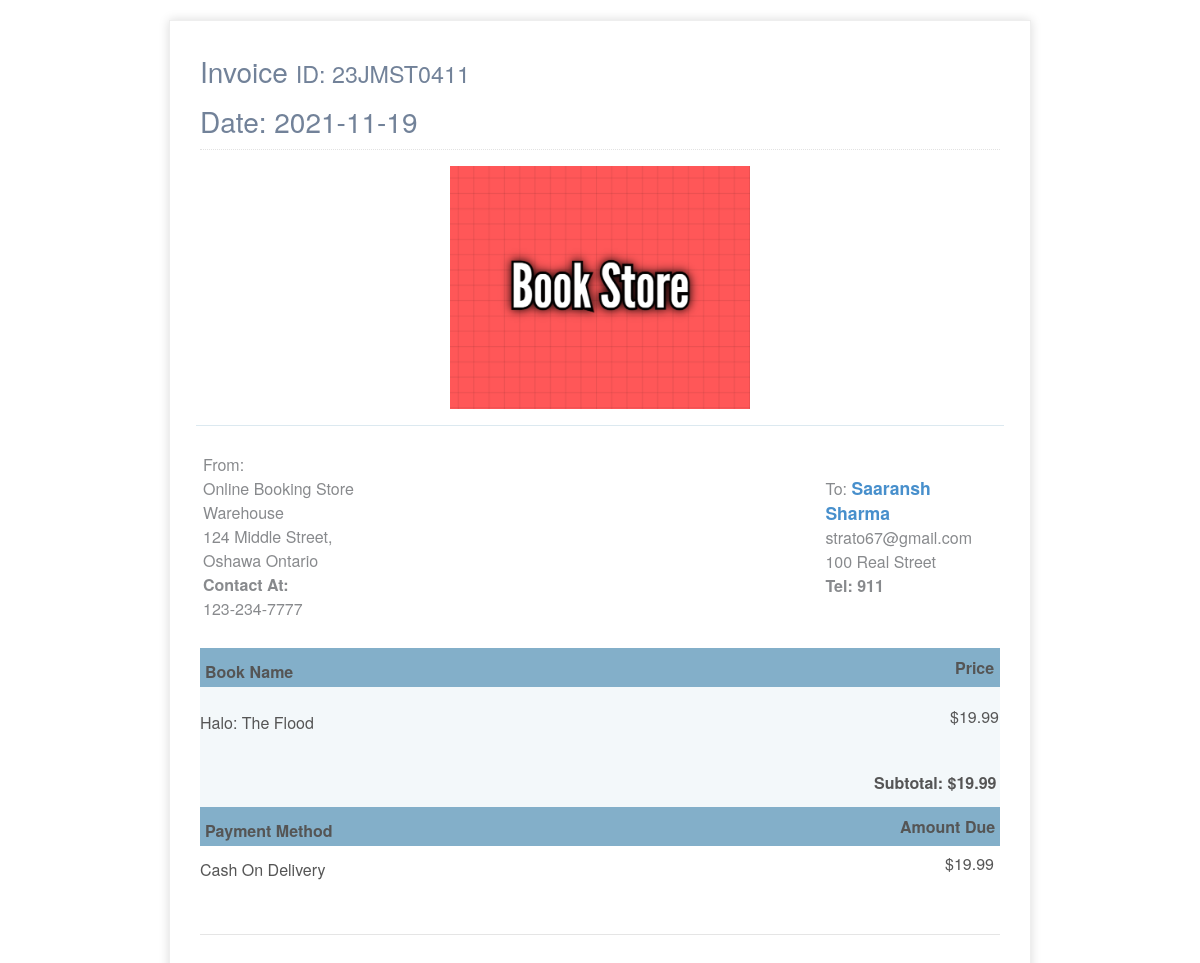
/receipt/11 (signed in), run on the app's committed database.
### website/models.py (models this page shows, shortened)
class Order(db.Model, UserMixin):
    id = db.Column(db.Integer, primary_key=True)
    user_id = db.Column(db.Integer, db.ForeignKey('user.id'), nullable=False)
    amount = db.Column(db.Integer, nullable=False)
    order_date = db.Column(db.DateTime(timezone = True), nullable=False, default=datetime.utcnow)
    orderbook=db.relationship('OrderBook', backref='orderdetail', lazy=True)

class User(db.Model, UserMixin):
    id = db.Column(db.Integer, primary_key = True)
    email = db.Column(db.String(100), unique=True)
    first_name = db.Column(db.String(100))
    last_name = db.Column(db.String(100))
    address = db.Column(db.String(100))
    phone = db.Column(db.String(100))
    password = db.Column(db.String(100))
    order=db.relationship('Order', backref='buyer', lazy=True)
    orderbook=db.relationship('OrderBook', backref='orderby', lazy=True)
    review = db.relationship('Review')

class OrderBook(db.Model, UserMixin):
    id = db.Column(db.Integer, primary_key=True)
    user_id = db.Column(db.Integer, db.ForeignKey('user.id'), nullable=False)
    book_id = db.Column(db.Integer, db.ForeignKey('book.id'), nullable=False)
    order_id= db.Column(db.Integer, db.ForeignKey('order.id'), nullable=False)

class Book(db.Model, UserMixin):
    id = db.Column(db.Integer, primary_key=True)
    title = db.Column(db.String(100), nullable=False)
    author = db.Column(db.String(100), nullable=False)
    publication = db.Column(db.String(100), nullable=False)
    ISBN = db.Column(db.String(100), nullable=False)
    price = db.Column(db.Integer, nullable=False)
    quantity=db.Column(db.Integer, nullable=False)
    image_file = db.Column(db.String(20), nullable=False, default='default.jpg')
    genre_id = db.Column(db.Integer, db.ForeignKey('genre.id'))
    cart=db.relationship('Cart', backref='cartbook', lazy=True)
    orderbook=db.relationship('OrderBook', backref='orderbook', lazy=True)
    review = db.relationship('Review', backref='review', lazy=True)

### website/auth.py (the view)
@auth.route("/receipt/<int:order_id>")
def receipt(order_id):
    order=Order.query.get_or_404(order_id)
    orderbook=OrderBook.query.filter_by(order_id=order_id)
    return render_template('receipt.html',title="testdemp", order = order, orderbook = orderbook, user = current_user)

### website/__init__.py (called while the page is built)
def create_app():
    app = Flask(__name__)
    app.config['SECRET_KEY'] = 'password'
    app.config['SQLALCHEMY_DATABASE_URI'] = f'sqlite:///{DB_NAME}'
    db.init_app(app)
    from .models import User, Review, Book,Order
    admin = Admin(app)
    admin.add_view(ModelView(Book, db.session))
    admin.add_view(ModelView(Order, db.session))
    admin.add_view(ModelView(Review, db.session))
    from .views import views
    from .auth import auth
    app.register_blueprint(views,url_prefix='/')
    app.register_blueprint(auth,url_prefix='/')
    create_database(app)
    login_manager = LoginManager()
    login_manager.login_view='auth.login'
    login_manager.init_app(app)
    @login_manager.user_loader
    def load_user(id):
        return User.query.get(int(id))
    return app

### website/templates/receipt.html (shortened to what this page needs)
<!DOCTYPE html>
<html>
    <link rel="stylesheet" href="{{ url_for('static', filename='css/receipt.css') }}">
    <link href="https://maxcdn.bootstrapcdn.com/font-awesome/4.7.0/css/font-awesome.min.css" rel="stylesheet" />
    <div class="invoice-box">
    <div class="page-content container">
        <div class="page-header text-blue-d2">
            <h1 class="page-title text-secondary-d1">
                Invoice
                <small class="page-info">
                    ID: 23JMST04{{order.id}}
                </small>
                Date: {{order.order_date.strftime('%Y-%m-%d')}}
            </h1>
        </div>
        <div>
            <div class="row mt-4">
                <div class="col-12 col-lg-10 offset-lg-1">
                    <div class="row">
                        <div class="col-12">
                            <div class="text-center text-150">
                                <span class="text-default-d3">
                                    <img src="/static/images/Bookstorelogo.png" alt="Unable to display image" style="width:100%; max-width:300px; height: auto; display: block;
                                    margin-left: auto;
                                    margin-right: auto;">
                                </span>
                            </div>
                        </div>
                    </div>
                    <hr class="row brc-default-l1 mx-n1 mb-4" />
                    <div class="row">
                        <tr class="information">
                            <td colspan="2">
                                <table>
                                    <tr>
                                        <td>
                                            <div class="col-sm-6">
                                                <div>
                                                    <span class="text-sm text-grey-m2 align-middle">From:</span>
                                                </div>
                                                <div class="text-grey-m2">
                                                    <div class="my-1">
                                                        Online Booking Store Warehouse
                                                    </div>
                                                    <div class="my-1">
                                                        124 Middle Street, <br>
                                                         Oshawa Ontario
                                                    </div>
                                                    <div class="my-1"><b class="text-600">Contact At:</b> </div>
                                                    <div>123-234-7777</div>
                                                </div>
                                            </div>
                                        </td>
                                        <td>
                                            <div class="col-sm-6" style="margin-left: 400px;">
                                                <div>
                                                    <span class="text-sm text-grey-m2 align-middle">To:  </span>
                                                    <span class="text-600 text-110 text-blue align-middle">{{order.buyer.first_name}} {{order.buyer.last_name}}</span>
                                                </div>
                                                <div class="text-grey-m2">
                                                    <div class="my-1">
                                                        {{order.buyer.email}}
                                                    </div>
                                                    <div class="my-1">
                                                        {{order.buyer.address}}
                                                    </div>
                                                    <div class="my-1"><b class="text-600"> Tel: {{order.buyer.phone}} </b> </div>
                                                </div>
                                            </div>
                                        </td>
                                    </tr>
                                </table>
                            </td>
                        </tr>
                    </div>
                    <div class="mt-4">
                        <div class="row text-600 text-white bgc-default-tp1 py-25" style="height: 15px;">
                            <div class="d-none d-sm-block col-1" style="position: relative; top: 0px; margin-left: 5px">Book Name</div>
                                <div class="d-none d-sm-block col-1" style="margin-left: 755px; position: relative; top: -28px;">Price</div>
                        </div>
                        <div class="row mb-2 mb-sm-0 py-25 bgc-default-l4">
                            <div class="row mb-2 mb-sm-0 py-25">
                                <div class="d-none d-sm-block col-1">
                                    {% for b in orderbook %}
                                    <tr class="item">
                                        <td>
                                            {{ b.orderbook.title }}
                                        </td>
                                    <div style="position: relative; margin-left: 750px; top: -30px;">
                                        <td>
                                ${{ b.orderbook.price }}
                            </td>
                        </div>
                        </tr>
                        {% endfor %}
                                </div>
                            </div>
                            <div class="Subtotal">
                                    <td>
                                       Subtotal: ${{ order.amount }}
                                    </td>
                            </div>
                        </div>
                        <div class="row mt-3">
                            <div class="row text-600 text-white bgc-default-tp1 py-25" style="height: 15px;">
                                <div class="d-none d-sm-block col-1" style="position: relative; top: 0px; margin-left: 5px">Payment Method</div>
                                    <div class="d-none d-sm-block col-1" style="margin-left: 700px; position: relative; top: -28px;">Amount Due</div>
                            </div>
                            <div class="row mb-2 mb-sm-0 py-25">
                                <div class="d-none d-sm-block col-1">Cash On Delivery</div>
                                <div class="col-9 col-sm-5" style="position: relative; margin-left: 745px; top: -30px;"> ${{ order.amount }}</div>
                            </div>
                        </div>
                        <hr />
                    </div>
                </div>
            </div>
        </div>
    </div>
</div>
</html>

### website/static/css/receipt.css (style rules this page uses)
.invoice-box { max-width: 800px; margin: auto; padding: 30px; border: 1px solid #eee; box-shadow: 0 0 10px rgba(0, 0, 0, .15); font-size: 16px; line-height: 24px; font-family: 'Helvetica Neue', 'Helvetica', Helvetica, Arial, sans-serif; color: #555; }
.text-secondary-d1 { color: #728299!important; }
.page-header { margin: 0 0 1rem; padding-bottom: 1rem; padding-top: .5rem; border-bottom: 1px dotted #e2e2e2; display: -ms-flexbox; display: flex; -ms-flex-pack: justify; justify-content: space-between; -ms-flex-align: center; align-items: center; }
.page-title { padding: 0; margin: 0; font-size: 1.75rem; font-weight: 300; }
.brc-default-l1 { border-color: #dce9f0!important; }
.ml-n1, .mx-n1 { margin-left: -.25rem!important; }
.mr-n1, .mx-n1 { margin-right: -.25rem!important; }
.mb-4, .my-4 { margin-bottom: 1.5rem!important; }
hr { margin-top: 1rem; margin-bottom: 1rem; border: 0; border-top: 1px solid rgba(0,0,0,.1); }
.text-grey-m2 { color: #888a8d!important; }
.font-bolder, .text-600 { font-weight: 600!important; }
.text-110 { font-size: 110%!important; }
.text-blue { color: #478fcc!important; }
.pb-25, .py-25 { padding-bottom: .75rem!important; }
.pt-25, .py-25 { padding-top: .75rem!important; }
.bgc-default-tp1 { background-color: rgba(121,169,197,.92)!important; }
.bgc-default-l4, .bgc-h-default-l4:hover { background-color: #f3f8fa!important; }
.text-150 { font-size: 150%!important; }
.Subtotal { font-weight: bold; margin-left: 674px; }

### data on the page
Order: id "11", order_date "2021-11-19", amount "19.99"
User: buyer.first_name "Saaransh", buyer.last_name "Sharma", buyer.email "strato67@gmail.com", buyer.address "100 Real Street", buyer.phone "911"
OrderBook: orderbook "Halo: The Flood", orderbook.price "19.99"
